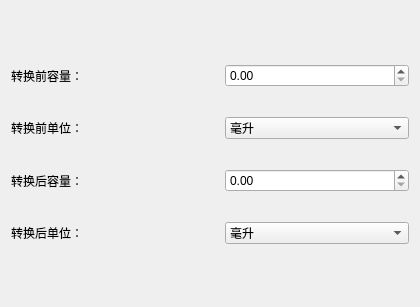
<?xml version="1.0" encoding="UTF-8"?>
<ui version="4.0">
 <class>Capcaity</class>
 <widget class="QWidget" name="Capcaity">
  <property name="geometry">
   <rect>
    <x>0</x>
    <y>0</y>
    <width>420</width>
    <height>307</height>
   </rect>
  </property>
  <property name="windowTitle">
   <string>Form</string>
  </property>
  <layout class="QGridLayout" name="gridLayout">
   <item row="0" column="0">
    <spacer name="verticalSpacer">
     <property name="orientation">
      <enum>Qt::Vertical</enum>
     </property>
     <property name="sizeHint" stdset="0">
      <size>
       <width>20</width>
       <height>43</height>
      </size>
     </property>
    </spacer>
   </item>
   <item row="1" column="0" colspan="2">
    <layout class="QVBoxLayout" name="verticalLayout">
     <property name="spacing">
      <number>30</number>
     </property>
     <item>
      <layout class="QHBoxLayout" name="horizontalLayout">
       <item>
        <widget class="QLabel" name="label">
         <property name="text">
          <string>转换前容量：</string>
         </property>
        </widget>
       </item>
       <item>
        <widget class="QDoubleSpinBox" name="spin_up">
         <property name="maximumSize">
          <size>
           <width>16777215</width>
           <height>16777215</height>
          </size>
         </property>
         <property name="maximum">
          <double>16777215.000000000000000</double>
         </property>
        </widget>
       </item>
      </layout>
     </item>
     <item>
      <layout class="QHBoxLayout" name="horizontalLayout_2">
       <item>
        <widget class="QLabel" name="label_2">
         <property name="text">
          <string>转换前单位：</string>
         </property>
        </widget>
       </item>
       <item>
        <widget class="QComboBox" name="comboBox_up">
         <item>
          <property name="text">
           <string>毫升</string>
          </property>
         </item>
         <item>
          <property name="text">
           <string>立方厘米</string>
          </property>
         </item>
         <item>
          <property name="text">
           <string>茶匙</string>
          </property>
         </item>
         <item>
          <property name="text">
           <string>立方英寸</string>
          </property>
         </item>
         <item>
          <property name="text">
           <string>加仑</string>
          </property>
         </item>
        </widget>
       </item>
      </layout>
     </item>
     <item>
      <layout class="QHBoxLayout" name="horizontalLayout_3">
       <item>
        <widget class="QLabel" name="label_3">
         <property name="text">
          <string>转换后容量：</string>
         </property>
        </widget>
       </item>
       <item>
        <widget class="QDoubleSpinBox" name="spin_down">
         <property name="maximumSize">
          <size>
           <width>16777215</width>
           <height>16777215</height>
          </size>
         </property>
         <property name="maximum">
          <double>16777215.000000000000000</double>
         </property>
        </widget>
       </item>
      </layout>
     </item>
     <item>
      <layout class="QHBoxLayout" name="horizontalLayout_4">
       <item>
        <widget class="QLabel" name="label_4">
         <property name="text">
          <string>转换后单位：</string>
         </property>
        </widget>
       </item>
       <item>
        <widget class="QComboBox" name="comboBox_down">
         <item>
          <property name="text">
           <string>毫升</string>
          </property>
         </item>
         <item>
          <property name="text">
           <string>立方厘米</string>
          </property>
         </item>
         <item>
          <property name="text">
           <string>茶匙</string>
          </property>
         </item>
         <item>
          <property name="text">
           <string>立方英寸</string>
          </property>
         </item>
         <item>
          <property name="text">
           <string>加仑</string>
          </property>
         </item>
        </widget>
       </item>
      </layout>
     </item>
    </layout>
   </item>
   <item row="2" column="1">
    <spacer name="verticalSpacer_2">
     <property name="orientation">
      <enum>Qt::Vertical</enum>
     </property>
     <property name="sizeHint" stdset="0">
      <size>
       <width>20</width>
       <height>44</height>
      </size>
     </property>
    </spacer>
   </item>
  </layout>
 </widget>
 <resources/>
 <connections/>
</ui>
